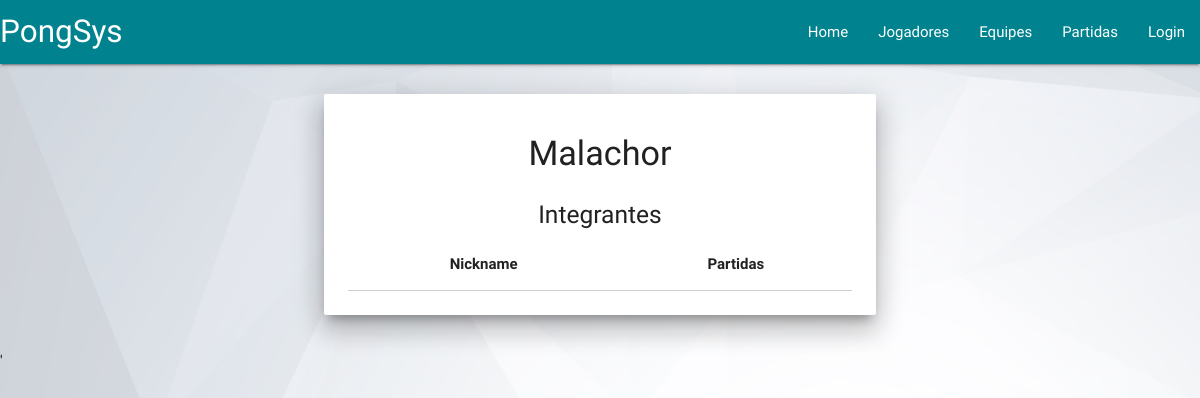
Page /view/visualizarEquipe.php?nome=Malachor on the earlier database version.
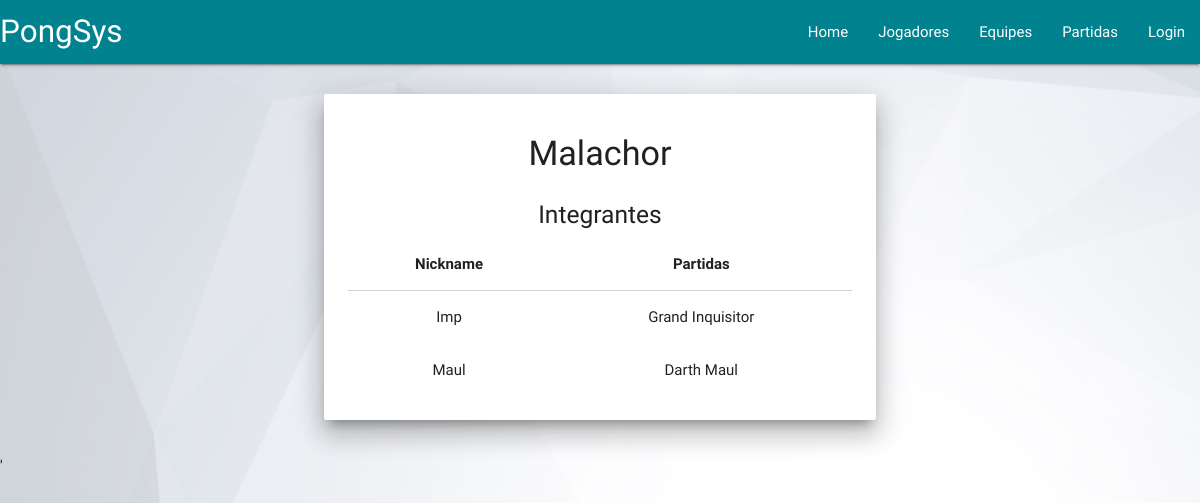
Same page on the later database version.
### tables this page shows
CREATE TABLE `Jogador` (
  `email` varchar(45) NOT NULL,
  `idEquipe` int(11) NOT NULL,
  `nickname` varchar(45) NOT NULL,
  `nome` varchar(45) NOT NULL,
  `senha` varchar(45) NOT NULL
);

### persistence/equipeDAO.php (called while the page is built, shortened)
<?php
  class EquipeDAO{
    function consultarJogadoresDaEquipePorNome($nome, $link){
      $SQL = "SELECT * FROM Equipe WHERE nomeEquipe ='$nome';";
      $retorno = mysqli_query($link, $SQL);
      if(mysqli_num_rows($retorno) > 0){
        $ret = $retorno->fetch_all();
        foreach($ret as $linha){
          $resultado = $this->consultarJogadoresDaEquipePorId($linha[0],$link);
          return $resultado;
        }
      }
      return null;
    }
    function consultarJogadoresDaEquipePorId($id, $link){
      $SQL = "SELECT * FROM Jogador WHERE idEquipe ='$id';";
      $retorno = mysqli_query($link, $SQL);
      $resultado = array();
      if(mysqli_num_rows($retorno) > 0){
        $ret = $retorno->fetch_all();
        foreach($ret as $linha){
          $resultado[] = new Jogador($linha[0],$linha[1],$linha[2],$linha[3],$linha[4]);
        }
        return $resultado;
      }
      return null;
    }
  }
?>

### persistence/conexao.php (called while the page is built, shortened)
<?php
  class Conexao{
    var $link;
    function Conexao() {
      $this->servidor = 'localhost';
      $this->usuario = 'PongSys';
      $this->senha = '3emM7yM1T0lW9qZK';
      $this->bd = 'PongSys';
      $this->link = mysqli_connect($this->servidor,
              $this->usuario,$this->senha,$this->bd);
    }
    function getLink(){
      return $this->link;
    }
  }
?>

### model/jogador.php (called while the page is built, shortened)
<?php
  class Jogador{
    private $nickname;
    private $nome;
    function __construct($email, $idEquipe, $nickname, $nome, $senha){
      $this->nickname = $nickname;
      $this->nome = $nome;
    }
    public function getNickname(){
      return $this->nickname;
    }
    public function getNome(){
      return $this->nome;
    }
  }
?>

### view/visualizarEquipe.php (the view, shortened to what this page needs)
<!DOCTYPE html>
<html>
<head>
  <link type="text/css" rel="stylesheet" href="css/materialize.min.css"  media="screen,projection" />
  <link rel="stylesheet" href="./style.css" />
</head>
<body>
  <nav>
    <div class="nav-wrapper">
      <a href="#" class="brand-logo">PongSys</a>
      <ul id="nav-mobile" class="right hide-on-med-and-down">
        <li><a href="../view">Home</a></li>
        <li><a href="../view/listarJogadores.php">Jogadores</a></li>
        <li><a href="../view/listarEquipes.php">Equipes</a></li>
        <li><a href="../view/listarPartidas.php">Partidas</a></li>
        <?php
          require_once("../persistence/conexao.php");
          if(array_key_exists('adm',$_SESSION)){
            if($_SESSION["adm"] != null){
              echo "<li><a>Bem-vindo, Organizador</a></li>";
              echo "<li><a href='../control/logoff.php'>Logoff</a></li>";
            }
          }
          else{
            if(array_key_exists('user',$_SESSION)){
              $conexao = new Conexao();
              $jogadorDAO = new JogadorDAO();
              $usuario = $jogadorDAO->consultarJogadorPorEmail($_SESSION['user'], $conexao->getLink());
              if($usuario != null){
                echo "<li><a>Bem-vindo, ".$usuario->getNome()."</a></li>";
                echo "<li><a href='../control/logoff.php'>Logoff</a></li>";
              }
              else{
                echo "<li><a href='login.html'>Login</a></li>";
              }
            }
            else{
              echo "<li><a href='login.html'>Login</a></li>";
            }
          }
        ?>
      </ul>
    </div>
  </nav>
  <?php
    require_once("../persistence/conexao.php");
    require_once("../persistence/equipeDAO.php");
    $nome = $_GET["nome"];
    $c = new Conexao();
    $e = new EquipeDAO();
    $jogadores = $e->consultarJogadoresDaEquipePorNome($nome,$c->getLink());
  ?>
  <div class="container center-align">
    <div class="row">
      <div class="col s12 m8 m2 offset-m2">
        <div class="card z-depth-5">
          <div class="card-content">
            <h4><?php echo $nome; ?></h4>
            <hr />
            <h5>Integrantes</h5>
            <table border='1' class='highlight centered responsive-table'>
              <thead>
                <th>Nickname</th>
                <th>Partidas</th>
              </thead>
              <tbody>
                <?php
                  if($jogadores != null) {
                    foreach($jogadores as $jogador){
                      echo "<tr>";
                      echo "<td><a href='visualizarJogador.php?nick=".$jogador->getNickname()."'></a>".$jogador->getNickname()."</td>";
                      echo "<td>".$jogador->getNome()."</td>";
                      echo "</tr>";
                    }
                  }
                ?>
              </tbody>
            </table>
          </div>
        </div>
      </div>
    </div>
  </div>
'  <script type="text/javascript" src="js/jquery-3.2.1.min.js"></script>
</body>
</html>

Differences in the rows shown:
added jogador: nickname "Imp", nome "Grand Inquisitor"
added jogador: nickname "Maul", nome "Darth Maul"
